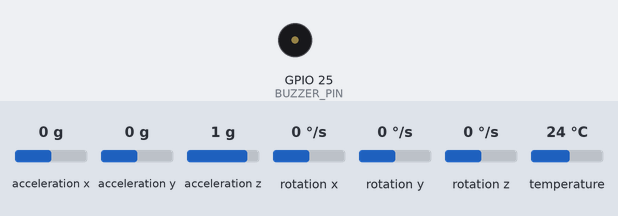
The sketch below on a simulated ESP32. Shown: buzzer (waves = sounding, pin HIGH). Inputs (shaded band) come from the test bench; at power-on: acceleration x 0 g, acceleration y 0 g, acceleration z 1 g, rotation x 0 °/s, rotation y 0 °/s, rotation z 0 °/s, temperature 24 °C. WiFi joins after 1.5 s; servers stay silent unless stated; uploads are accepted with an empty reply; what the sketch prints to the serial monitor is not drawn.

Above: at 3.0 s.
3.1 s: acceleration x set to -0.4 g
4.6 s: acceleration x set to -0.7 g
At 4.9 s:
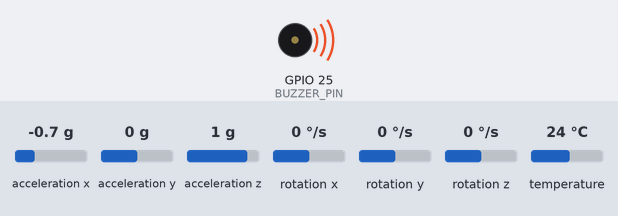
7.6 s: acceleration x set to 0 g
At 8.3 s:
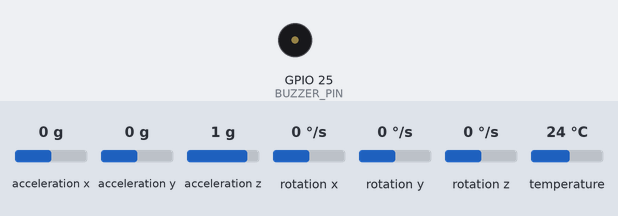
9.1 s: acceleration x set to -1.4 g
At 9.4 s:
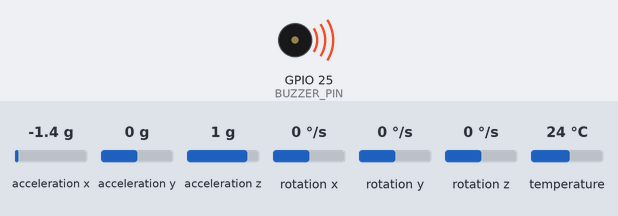
Timing chart, 0 to 12.6 s (numbered marks = the images above; inputs shaded):
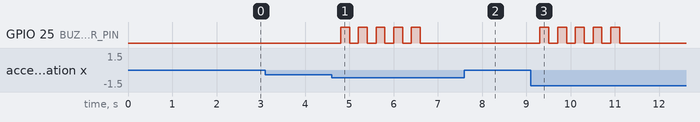

The sketch:

cyberguard_esp32.ino
```cpp
/*
  CyberGuard - ESP32 Firmware (Mini Project)
  -------------------------------------------
  Reads an accelerometer (ADXL345 / MPU6050 over I2C), compares movement
  against a threshold, sounds a local buzzer, and posts an event to the
  Spring Boot backend whenever the laptop is ARMED and moves.

  Libraries needed (install via Arduino IDE Library Manager):
    - Wire.h            (built-in)
    - WiFi.h            (built-in, ESP32 core)
    - HTTPClient.h       (built-in, ESP32 core)
    - ArduinoJson         (by Benoit Blanchon)
    - Adafruit_MPU6050 + Adafruit_Sensor  (if using MPU6050)
*/

#include <Wire.h>
#include <WiFi.h>
#include <HTTPClient.h>
#include <ArduinoJson.h>
#include <Adafruit_MPU6050.h>
#include <Adafruit_Sensor.h>

// ------------- CONFIG -------------
const char* WIFI_SSID      = "YOUR_WIFI_SSID";
const char* WIFI_PASSWORD  = "YOUR_WIFI_PASSWORD";
const char* SERVER_URL     = "http://YOUR_SERVER_IP:8080/api/device/event";
const char* DEVICE_ID      = "ESP32-LAPTOP-001";   // must match Laptop.deviceId in DB
const char* API_KEY        = "cyberguard-esp32-key-001"; // must match device.api.key

const int   BUZZER_PIN     = 25;
const float MOVEMENT_THRESHOLD = 1.5;  // g-force delta that counts as "moved"
const unsigned long CHECK_INTERVAL_MS = 300;

// ------------- STATE -------------
Adafruit_MPU6050 mpu;
bool armed = false; // toggled remotely later, or via a physical push-button for the mini project
unsigned long lastCheck = 0;

void connectWiFi() {
  WiFi.begin(WIFI_SSID, WIFI_PASSWORD);
  Serial.print("Connecting to WiFi");
  while (WiFi.status() != WL_CONNECTED) {
    delay(400);
    Serial.print(".");
  }
  Serial.println("\nWiFi connected: " + WiFi.localIP().toString());
}

void sendEvent(const char* eventType, float movementValue) {
  if (WiFi.status() != WL_CONNECTED) {
    Serial.println("WiFi not connected, skipping send");
    return;
  }

  HTTPClient http;
  http.begin(SERVER_URL);
  http.addHeader("Content-Type", "application/json");

  StaticJsonDocument<256> doc;
  doc["deviceId"] = DEVICE_ID;
  doc["eventType"] = eventType;
  doc["movementValue"] = movementValue;
  doc["apiKey"] = API_KEY;

  String payload;
  serializeJson(doc, payload);

  int responseCode = http.POST(payload);
  Serial.printf("POST %s -> %d\n", eventType, responseCode);
  http.end();
}

void soundAlarm() {
  for (int i = 0; i < 5; i++) {
    digitalWrite(BUZZER_PIN, HIGH);
    delay(200);
    digitalWrite(BUZZER_PIN, LOW);
    delay(200);
  }
}

void setup() {
  Serial.begin(115200);
  pinMode(BUZZER_PIN, OUTPUT);
  digitalWrite(BUZZER_PIN, LOW);

  Wire.begin();
  if (!mpu.begin()) {
    Serial.println("MPU6050 not found - check wiring!");
    while (1) delay(10);
  }
  mpu.setAccelerometerRange(MPU6050_RANGE_4_G);

  connectWiFi();

  // For the mini project, arm/disarm can be toggled with a physical
  // button on a GPIO pin, or hard-set here for demo purposes:
  armed = true;
  sendEvent("ARMED", 0);
}

void loop() {
  if (millis() - lastCheck < CHECK_INTERVAL_MS) return;
  lastCheck = millis();

  sensors_event_t a, g, temp;
  mpu.getEvent(&a, &g, &temp);

  float magnitude = sqrt(a.acceleration.x * a.acceleration.x +
                          a.acceleration.y * a.acceleration.y +
                          a.acceleration.z * a.acceleration.z);

  // Roughly subtract gravity (9.8) to get "extra" movement magnitude
  float movementDelta = abs(magnitude - 9.8);

  if (armed && movementDelta > MOVEMENT_THRESHOLD) {
    Serial.printf("Movement detected! delta=%.2f\n", movementDelta);
    soundAlarm();
    sendEvent("MOVEMENT_DETECTED", movementDelta);
    delay(2000); // brief cooldown to avoid flooding the server
  }
}
```

Measured:
- the behaviour switches between -0.5 and -0.6 g on acceleration x (found by bisection; images 0 and 1)
- after the input at 3.1 s, every drawn part: stays the same
- after the input at 4.6 s, GPIO 25 (BUZZER_PIN): alternates HIGH for 0.20 s and LOW for 0.20 s, 10 changes in all, then stays LOW, starting after 0.21 s
- after the input at 7.6 s, GPIO 25 (BUZZER_PIN): stays LOW (without the input it goes to HIGH after 1.4 s)
- after the input at 9.1 s, GPIO 25 (BUZZER_PIN): alternates HIGH for 0.20 s and LOW for 0.20 s, 10 changes in all, then stays LOW, starting after 0.21 s
